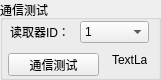
  <widget class="QGroupBox" name="groupBox_2">
   <property name="geometry">
    <rect>
     <x>235</x>
     <y>3</y>
     <width>161</width>
     <height>80</height>
    </rect>
   </property>
   <property name="title">
    <string>通信测试</string>
   </property>
   <widget class="QLabel" name="label_6">
    <property name="geometry">
     <rect>
      <x>10</x>
      <y>22</y>
      <width>61</width>
      <height>20</height>
     </rect>
    </property>
    <property name="text">
     <string>读取器ID：</string>
    </property>
   </widget>
   <widget class="QComboBox" name="comboBox_ReaderID">
    <property name="geometry">
     <rect>
      <x>80</x>
      <y>21</y>
      <width>69</width>
      <height>22</height>
     </rect>
    </property>
    <item>
     <property name="text">
      <string>1</string>
     </property>
    </item>
    <item>
     <property name="text">
      <string>2</string>
     </property>
    </item>
    <item>
     <property name="text">
      <string>3</string>
     </property>
    </item>
    <item>
     <property name="text">
      <string>4</string>
     </property>
    </item>
    <item>
     <property name="text">
      <string>5</string>
     </property>
    </item>
    <item>
     <property name="text">
      <string>6</string>
     </property>
    </item>
    <item>
     <property name="text">
      <string>7</string>
     </property>
    </item>
    <item>
     <property name="text">
      <string>8</string>
     </property>
    </item>
    <item>
     <property name="text">
      <string>9</string>
     </property>
    </item>
    <item>
     <property name="text">
      <string>10</string>
     </property>
    </item>
    <item>
     <property name="text">
      <string>11</string>
     </property>
    </item>
    <item>
     <property name="text">
      <string>12</string>
     </property>
    </item>
    <item>
     <property name="text">
      <string>13</string>
     </property>
    </item>
    <item>
     <property name="text">
      <string>14</string>
     </property>
    </item>
    <item>
     <property name="text">
      <string>15</string>
     </property>
    </item>
    <item>
     <property name="text">
      <string>16</string>
     </property>
    </item>
    <item>
     <property name="text">
      <string>17</string>
     </property>
    </item>
    <item>
     <property name="text">
      <string>18</string>
     </property>
    </item>
    <item>
     <property name="text">
      <string>19</string>
     </property>
    </item>
    <item>
     <property name="text">
      <string>20</string>
     </property>
    </item>
    <item>
     <property name="text">
      <string>21</string>
     </property>
    </item>
    <item>
     <property name="text">
      <string>22</string>
     </property>
    </item>
    <item>
     <property name="text">
      <string>23</string>
     </property>
    </item>
    <item>
     <property name="text">
      <string>24</string>
     </property>
    </item>
    <item>
     <property name="text">
      <string>25</string>
     </property>
    </item>
    <item>
     <property name="text">
      <string>26</string>
     </property>
    </item>
    <item>
     <property name="text">
      <string>27</string>
     </property>
    </item>
    <item>
     <property name="text">
      <string>28</string>
     </property>
    </item>
    <item>
     <property name="text">
      <string>29</string>
     </property>
    </item>
    <item>
     <property name="text">
      <string>30</string>
     </property>
    </item>
    <item>
     <property name="text">
      <string>31</string>
     </property>
    </item>
    <item>
     <property name="text">
      <string>32</string>
     </property>
    </item>
    <item>
     <property name="text">
      <string>33</string>
     </property>
    </item>
    <item>
     <property name="text">
      <string>34</string>
     </property>
    </item>
    <item>
     <property name="text">
      <string>35</string>
     </property>
    </item>
    <item>
     <property name="text">
      <string>36</string>
     </property>
    </item>
    <item>
     <property name="text">
      <string>37</string>
     </property>
    </item>
    <item>
     <property name="text">
      <string>38</string>
     </property>
    </item>
    <item>
     <property name="text">
      <string>39</string>
     </property>
    </item>
    <item>
     <property name="text">
      <string>40</string>
     </property>
    </item>
    <item>
     <property name="text">
      <string>41</string>
     </property>
    </item>
    <item>
     <property name="text">
      <string>42</string>
     </property>
    </item>
   </widget>
   <widget class="QPushButton" name="pushButton_CheckReaderCommunicate">
    <property name="geometry">
     <rect>
      <x>8</x>
      <y>53</y>
      <width>91</width>
      <height>23</height>
     </rect>
    </property>
    <property name="text">
     <string>通信测试</string>
    </property>
   </widget>
   <widget class="QLabel" name="label_ReaderStatus">
    <property name="geometry">
     <rect>
      <x>112</x>
      <y>42</y>
      <width>35</width>
      <height>35</height>
     </rect>
    </property>
    <property name="text">
     <string>TextLabel</string>
    </property>
   </widget>
  </widget>
